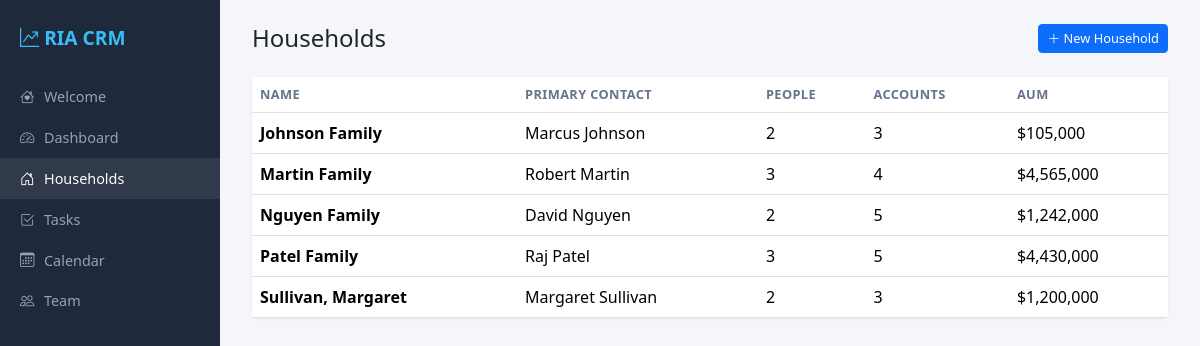
Page /households on the committed database.
### models.py (models this page shows, shortened)
class Household(db.Model):
    id = db.Column(db.Integer, primary_key=True)
    name = db.Column(db.String(200), nullable=False)
    notes = db.Column(db.Text, default="")
    created_at = db.Column(db.DateTime, default=datetime.utcnow)
    people = db.relationship("Person", backref="household", lazy=True, cascade="all, delete-orphan")
    accounts = db.relationship("Account", backref="household", lazy=True, cascade="all, delete-orphan")
    tasks = db.relationship("Task", backref="household", lazy=True, cascade="all, delete-orphan")
    meetings = db.relationship("Meeting", backref="household", lazy=True, cascade="all, delete-orphan")
    @property
    def total_aum(self):
        return sum(a.balance for a in self.accounts)
    @property
    def primary_contact(self):
        for p in self.people:
            if p.is_primary:
                return p
        return self.people[0] if self.people else None

class Person(db.Model):
    id = db.Column(db.Integer, primary_key=True)
    first_name = db.Column(db.String(100), nullable=False)
    last_name = db.Column(db.String(100), nullable=False)
    email = db.Column(db.String(200), default="")
    phone = db.Column(db.String(50), default="")
    role = db.Column(db.String(50), default="Client")  # Client, Spouse, Beneficiary, Trustee, etc.
    is_primary = db.Column(db.Boolean, default=False)
    household_id = db.Column(db.Integer, db.ForeignKey("household.id"), nullable=False)
    created_at = db.Column(db.DateTime, default=datetime.utcnow)
    meeting_attendees = db.relationship("MeetingAttendee", backref="person", lazy=True, cascade="all, delete-orphan")
    @property
    def full_name(self):
        return f"{self.first_name} {self.last_name}"

class Account(db.Model):
    id = db.Column(db.Integer, primary_key=True)
    name = db.Column(db.String(200), nullable=False)
    account_type = db.Column(db.String(50), nullable=False)
    custodian = db.Column(db.String(200), default="")
    account_number = db.Column(db.String(100), default="")
    balance = db.Column(db.Float, default=0.0)
    household_id = db.Column(db.Integer, db.ForeignKey("household.id"), nullable=False)
    created_at = db.Column(db.DateTime, default=datetime.utcnow)

### app.py (the view)
@app.route("/households")
def household_list():
    households = Household.query.order_by(Household.name).all()
    return render_template("households.html", households=households)

### templates/households.html (shortened to what this page needs)
{% extends "base.html" %}
{% block content %}
<div class="d-flex justify-content-between align-items-center mb-4">
    <h4 class="mb-0">Households</h4>
    <a href="{{ url_for('household_new') }}" class="btn btn-primary btn-sm"><i class="bi bi-plus-lg"></i> New Household</a>
</div>
{% if households %}
<div class="card">
    <table class="table table-hover mb-0">
        <thead><tr><th>Name</th><th>Primary Contact</th><th>People</th><th>Accounts</th><th>AUM</th></tr></thead>
        <tbody>
        {% for h in households %}
        <tr style="cursor:pointer" onclick="location.href='{{ url_for('household_detail', id=h.id) }}'">
            <td><strong>{{ h.name }}</strong></td>
            <td>{{ h.primary_contact.full_name if h.primary_contact else '—' }}</td>
            <td>{{ h.people|length }}</td>
            <td>{{ h.accounts|length }}</td>
            <td>${{ "{:,.0f}".format(h.total_aum) }}</td>
        </tr>
        {% endfor %}
        </tbody>
    </table>
</div>
{% else %}
<div class="card p-4 text-center text-muted">
    No households yet. <a href="{{ url_for('household_new') }}">Create one</a>.
</div>
{% endif %}
{% endblock %}

### templates/base.html (style rules this page uses)
:root { --sidebar-width: 220px; }
body { background: #f5f6fa; font-family: 'Segoe UI', system-ui, sans-serif; }
.card { border: none; box-shadow: 0 1px 3px rgba(0,0,0,0.08); border-radius: 0.5rem; }
.table th { font-size: 0.8rem; text-transform: uppercase; color: #64748b; letter-spacing: 0.03em; }
.btn-sm { font-size: 0.8rem; }

### rows in the picture
Household: name "Johnson Family", primary_contact "Marcus Johnson", people|length "2", accounts|length "3"
Account: total_aum "105,000"
Household: name "Martin Family", primary_contact "Robert Martin", people|length "3", accounts|length "4"
Account: total_aum "4,565,000"
Household: name "Nguyen Family", primary_contact "David Nguyen", people|length "2", accounts|length "5"
Account: total_aum "1,242,000"
Household: name "Patel Family", primary_contact "Raj Patel", people|length "3", accounts|length "5"
Account: total_aum "4,430,000"
Household: name "Sullivan, Margaret", primary_contact "Margaret Sullivan", people|length "2", accounts|length "3"
Account: total_aum "1,200,000"
